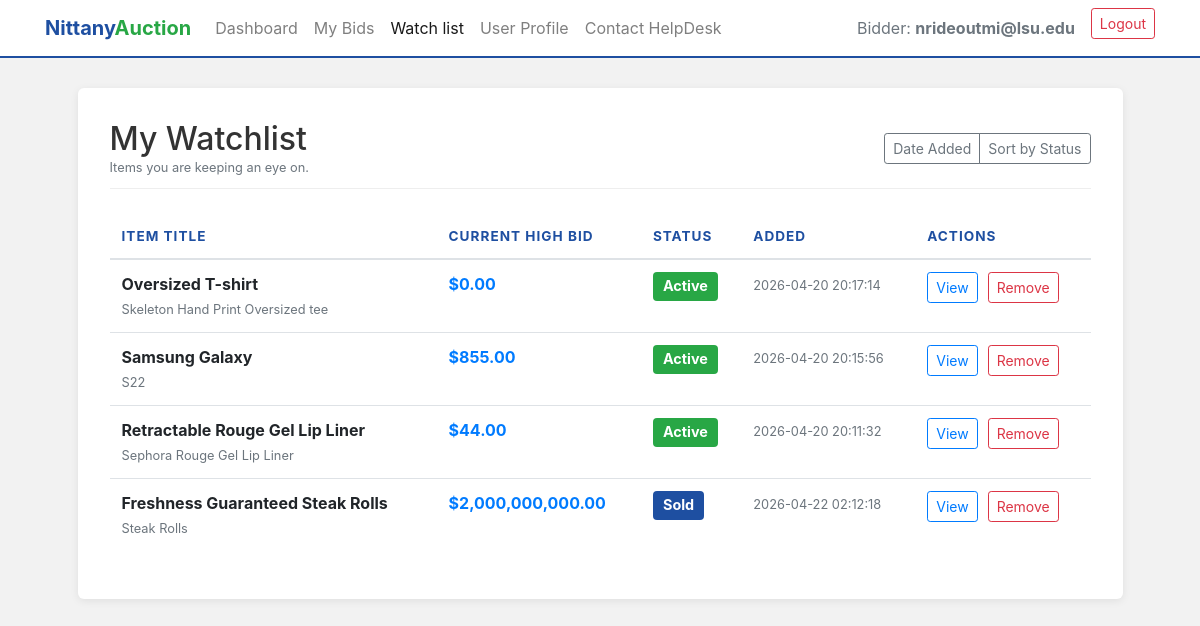
Page /watchlist?sort=status (signed in) on the committed database.
### tables this page shows
CREATE TABLE Watchlist (
    Bidder_Email TEXT NOT NULL,
    Seller_Email TEXT NOT NULL,
    Listing_ID INTEGER NOT NULL,
    Added_At TIMESTAMP DEFAULT CURRENT_TIMESTAMP,
    PRIMARY KEY (Bidder_Email, Seller_Email, Listing_ID),
    FOREIGN KEY (Bidder_Email) REFERENCES Bidders(email) ON DELETE CASCADE,
    FOREIGN KEY (Seller_Email, Listing_ID) REFERENCES Auction_Listings(Seller_Email, Listing_ID) ON DELETE CASCADE
);

CREATE TABLE "Auction_Listings"
(
    Seller_Email        text
        constraint Seller_Email
            references Sellers,
    Listing_ID          integer,
    Category            text,
    Auction_Title       text,
    Product_Name        text,
    Product_Description text,
    Quantity            integer,
    Reserve_Price       real,
    Max_bids            integer,
    Status              integer,
    primary key (Seller_Email, Listing_ID)
);

### app.py (the view)
@app.route('/watchlist', methods=['GET'])
def watchlist():
    user_email = session.get('email')
    roles = session.get('roles', [])
    if not user_email or 'bidder' not in roles:
        return redirect(url_for('authenticate', error='Access denied. Bidder account required.'))
    connection = get_connection()
    connection.row_factory = sqlite3.Row
    cursor = connection.cursor()
    sort = request.args.get('sort', 'date')
    order_clause = "W.Added_At DESC"
    if sort == 'status':
        order_clause = "A.Status ASC, W.Added_At DESC"
    cursor.execute(f"""
        SELECT W.Seller_Email, W.Listing_ID, W.Added_At,
               A.Auction_Title, A.Product_Name, A.Status
        FROM Watchlist W
        JOIN Auction_Listings A ON W.Listing_ID = A.Listing_ID AND W.Seller_Email = A.Seller_Email
        WHERE W.Bidder_Email = ?
        ORDER BY {order_clause}
    """, (user_email,))
    saved_items = cursor.fetchall()
    connection.close()
    processed_items = []
    for row in saved_items:
        item = dict(row)
        conn2 = get_connection()
        cur2 = conn2.cursor()
        cur2.execute("SELECT MAX(Bid_price) FROM Bids WHERE listing_id = ? AND seller_email = ?", (item['Listing_ID'], item['Seller_Email']))
        highest = cur2.fetchone()[0]
        item['Current_High_Bid'] = highest if highest else 0
        conn2.close()
        processed_items.append(item)
    return render_template('watchlist.html', listings=processed_items, email=user_email)

### app.py (called while the page is built)
@app.before_request
def ensure_roles_loaded():
    if 'email' in session and 'roles' not in session:
        connection = get_connection()
        cursor = connection.cursor()
        roles = []
        cursor.execute("SELECT 1 FROM Helpdesk WHERE email = ?", (session['email'],))
        if cursor.fetchone(): roles.append('helpdesk')
        cursor.execute("SELECT 1 FROM Sellers WHERE email = ?", (session['email'],))
        if cursor.fetchone(): roles.append('seller')
        cursor.execute("SELECT 1 FROM Bidders WHERE email = ?", (session['email'],))
        if cursor.fetchone(): roles.append('bidder')
        connection.close()
        session['roles'] = roles

def get_connection():
    conn = sql.connect(DB_NAME)
    return conn

### templates/watchlist.html (shortened to what this page needs)
<!DOCTYPE html>
<html lang="en">
<head>
    <link rel="stylesheet" href="https://stackpath.bootstrapcdn.com/bootstrap/4.4.1/css/bootstrap.min.css"
>
</head>
<body>
    <nav class="navbar navbar-expand-lg navbar-light">
        <div class="container">
            <a class="navbar-brand brand-text" href="/bidder">
                <span class="nittany">Nittany</span><span class="auction">Auction</span>
            </a>
            <div class="collapse navbar-collapse" id="bidderNavbar">
                <ul class="navbar-nav mr-auto">
                    <li class="nav-item">
                        <a class="nav-link" href="/bidder">Dashboard</a>
                    </li>
                    <li class="nav-item">
                        <a class="nav-link" href="/my-bids">My Bids</a>
                    </li>
                    <li class="nav-item">
                        <a class="nav-link active" href="/watchlist">Watch list</a>
                    </li>
                    <li>
                        <a class="nav-link" href="/profile">User Profile</a>
                    </li>
                    <li class="nav-item">
                        <a class="nav-link" href="/contact-helpdesk">Contact HelpDesk</a>
                    </li>
                </ul>
                <ul class="navbar-nav ml-auto">
                    <li class="nav-item">
                        <span class="nav-link text-muted">Bidder: <strong>{{ email }}</strong></span>
                    </li>
                    <li class="nav-item">
                        <a class="btn btn-sm btn-outline-danger ml-2" href="/login">Logout</a>
                    </li>
                </ul>
            </div>
        </div>
    </nav>
    <div class="container">
        <div class="row justify-content-center">
            <div class="col-md-11 dashboard-card">
                <div class="section-header d-flex justify-content-between align-items-center">
                    <div>
                        <h2 class="mb-0">My Watchlist</h2>
                        <p class="text-muted small mb-0">Items you are keeping an eye on.</p>
                    </div>
                    <div class="btn-group">
                        <a href="/watchlist?sort=date" class="btn btn-sm btn-outline-secondary">Date Added</a>
                        <a href="/watchlist?sort=status" class="btn btn-sm btn-outline-secondary">Sort by Status</a>
                    </div>
                </div>
                <div class="table-responsive">
                    <table class="table table-hover">
                        <thead>
                            <tr>
                                <th>Item Title</th>
                                <th>Current High Bid</th>
                                <th>Status</th>
                                <th>Added</th>
                                <th>Actions</th>
                            </tr>
                        </thead>
                        <tbody>
                            {% for item in listings %}
                            <tr>
                                <td>
                                    <strong>{{ item.Auction_Title }}</strong><br>
                                    <small class="text-muted">{{ item.Product_Name }}</small>
                                </td>
                                <td class="text-primary font-weight-bold">
                                    ${{ "{:,.2f}".format(item.Current_High_Bid | float) }}
                                </td>
                                <td>
                                    {% if item.Status == 1 %}
                                    <span class="badge badge-success">Active</span>
                                    {% elif item.Status == 0 %}
                                    <span class="badge badge-secondary">Inactive</span>
                                    {% elif item.Status == 2 %}
                                    <span class="badge badge-info" style="background-color: #1e4fa1;">Sold</span>
                                    {% elif item.Status == 3 %}
                                    <span class="badge badge-warning"
                                        style="background-color: #ffc107; color: #212529;">Reserve Not Met</span>
                                    {% endif %}
                                </td>
                                <td class="text-muted"><small>{{ item.Added_At }}</small></td>
                                <td>
                                    <div class="d-flex" style="gap: 10px;">
                                        <a href="/item-details?item={{ item.Listing_ID }}&seller={{ item.Seller_Email }}&source=watchlist"
                                            class="btn btn-sm btn-outline-primary">View</a>
                                        <button type="button" class="btn btn-sm btn-outline-danger" data-toggle="modal"
                                            data-target="#removeModal{{ item.Listing_ID }}">
                                            Remove
                                        </button>
                                    </div>
                                </td>
                            </tr>
                            {% endfor %}
                        </tbody>
                    </table>
                </div>
            </div>
        </div>
    </div>
</body>
</html>

### templates/watchlist.html (style rules this page uses)
body { background-color: #f2f2f2; }
.navbar { background-color: white; border-bottom: 2px solid #1e4fa1; margin-bottom: 30px; }
.brand-text .nittany { color: #1e4fa1; font-weight: bold; }
.brand-text .auction { color: #28a745; font-weight: bold; }
.dashboard-card { background: white; border-radius: 6px; box-shadow: 0 2px 8px rgba(0, 0, 0, 0.08); padding: 2rem; margin-bottom: 50px; }
.section-header { color: #333; border-bottom: 1px solid #eee; padding-bottom: 10px; margin-bottom: 25px; }
.table thead th { border-top: none; color: #1e4fa1; text-transform: uppercase; font-size: 0.85rem; letter-spacing: 1px; }
.badge { font-size: 90%; padding: 0.5em 0.7em; }

### rows in the picture
Watchlist: Auction_Title "Oversized T-shirt", Product_Name "Skeleton Hand Print Oversized tee", Current_High_Bid "0.00", shows "Active", Added_At "2026-04-20 20:17:14"
Watchlist: Auction_Title "Samsung Galaxy", Product_Name "S22", Current_High_Bid "855.00", shows "Active", Added_At "2026-04-20 20:15:56"
Watchlist: Auction_Title "Retractable Rouge Gel Lip Liner", Product_Name "Sephora Rouge Gel Lip Liner", Current_High_Bid "44.00", shows "Active", Added_At "2026-04-20 20:11:32"
Watchlist: Auction_Title "Freshness Guaranteed Steak Rolls", Product_Name "Steak Rolls", Current_High_Bid "2,000,000,000.00", shows "Sold", Added_At "2026-04-22 02:12:18"

### other values in the picture
{{ email }} "nrideoutmi@lsu.edu"
